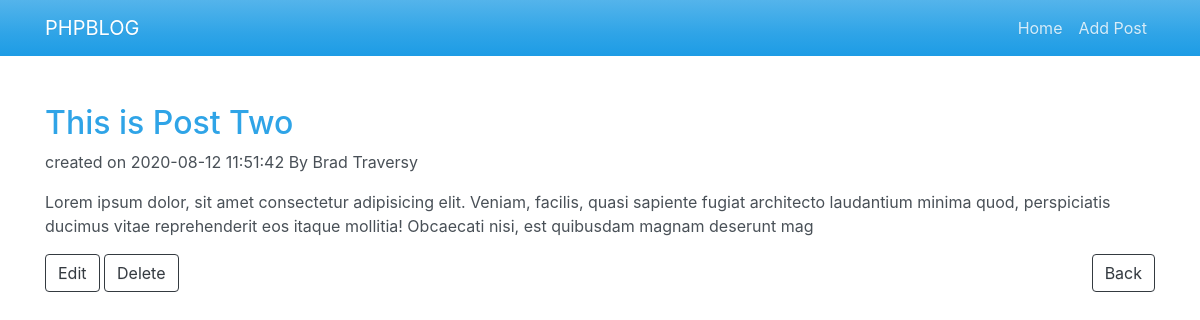
/post.php?id=2, run on the app's committed database.
### tables this page shows
CREATE TABLE `posts` (
  `id` int(11) NOT NULL,
  `title` varchar(255) NOT NULL,
  `body` varchar(255) NOT NULL,
  `author` varchar(255) NOT NULL,
  `created_at` timestamp NOT NULL DEFAULT current_timestamp()
);

### post.php (the view, shortened to what this page needs)
<?php include 'includes/header.php' ?>
    <section class="container mt-5">
        <?php
            if (isset($_GET['id'])) {
                $post_id = $_GET['id'];
                $query = mysqli_query($db, "SELECT * FROM posts WHERE id = {$post_id}");
                $post = mysqli_fetch_assoc($query);
            }
        ?>
        <h2><?php echo $post['title']; ?></h2>
        <p>created on <?php echo $post['created_at']; ?> By <?php echo $post['author']; ?></p>
        <p><?php echo $post['body']; ?></p>
        <a href="edit.php?edit_id=<?php echo $post_id; ?>" class="btn btn-outline-dark">Edit</a>
        <a href="post.php?delete=<?php echo $post_id; ?>" class="btn btn-outline-dark">Delete</a>
        <a href="index.php" class="btn btn-outline-dark float-right">Back</a>
<?php include 'includes/footer.php' ?>

### data on the page
posts: title "This is Post Two", created_at "2020-08-12 11:51:42", author "Brad Traversy", body "Lorem ipsum dolor, sit amet consectetur adipisicing elit. Veniam, facilis, quasi sapiente fugiat architecto laudantium minima quod, perspiciatis ducimus vitae reprehenderit eos itaque mollitia! Obcaecati nisi, est quibusdam magnam deserunt mag"
